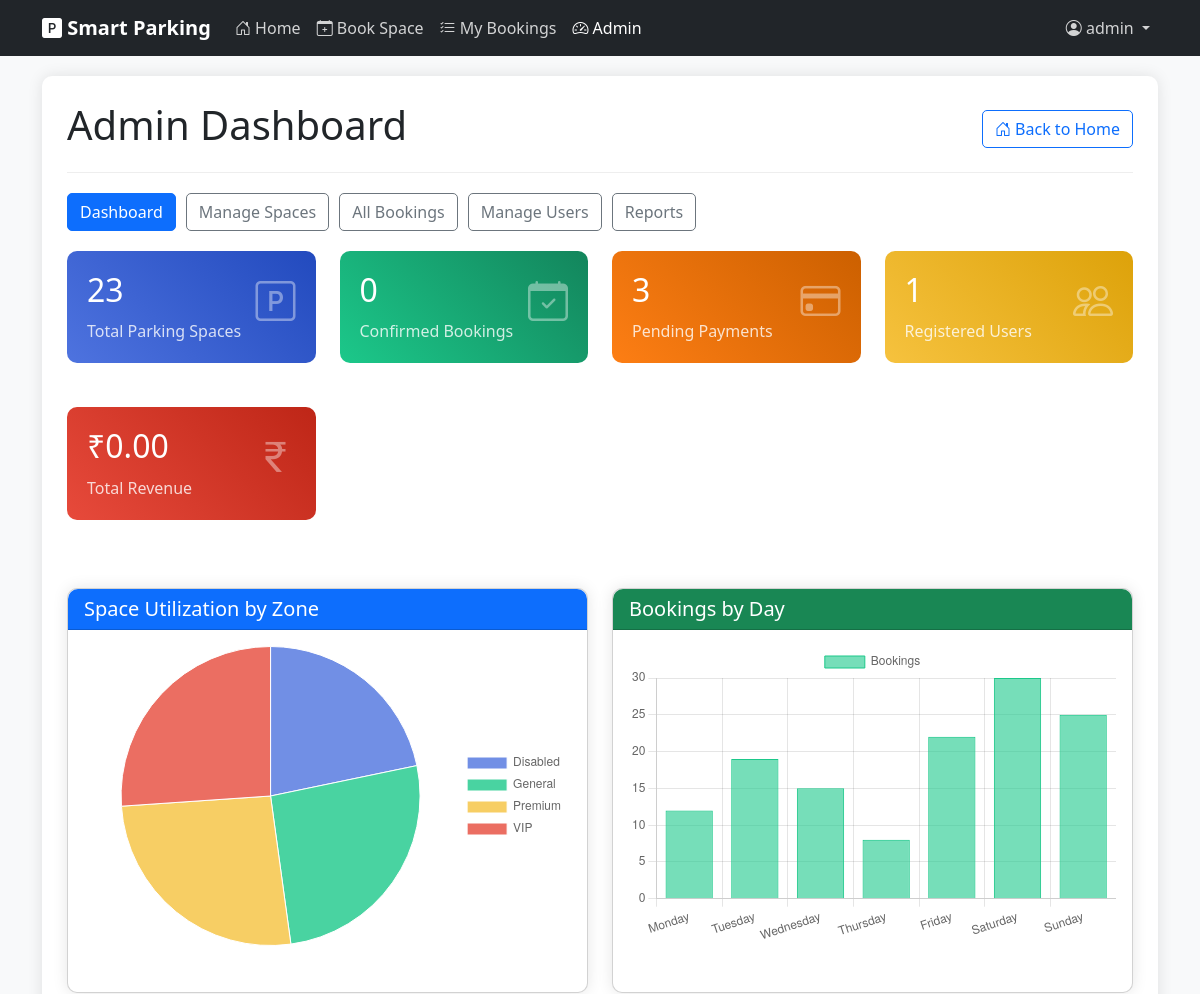
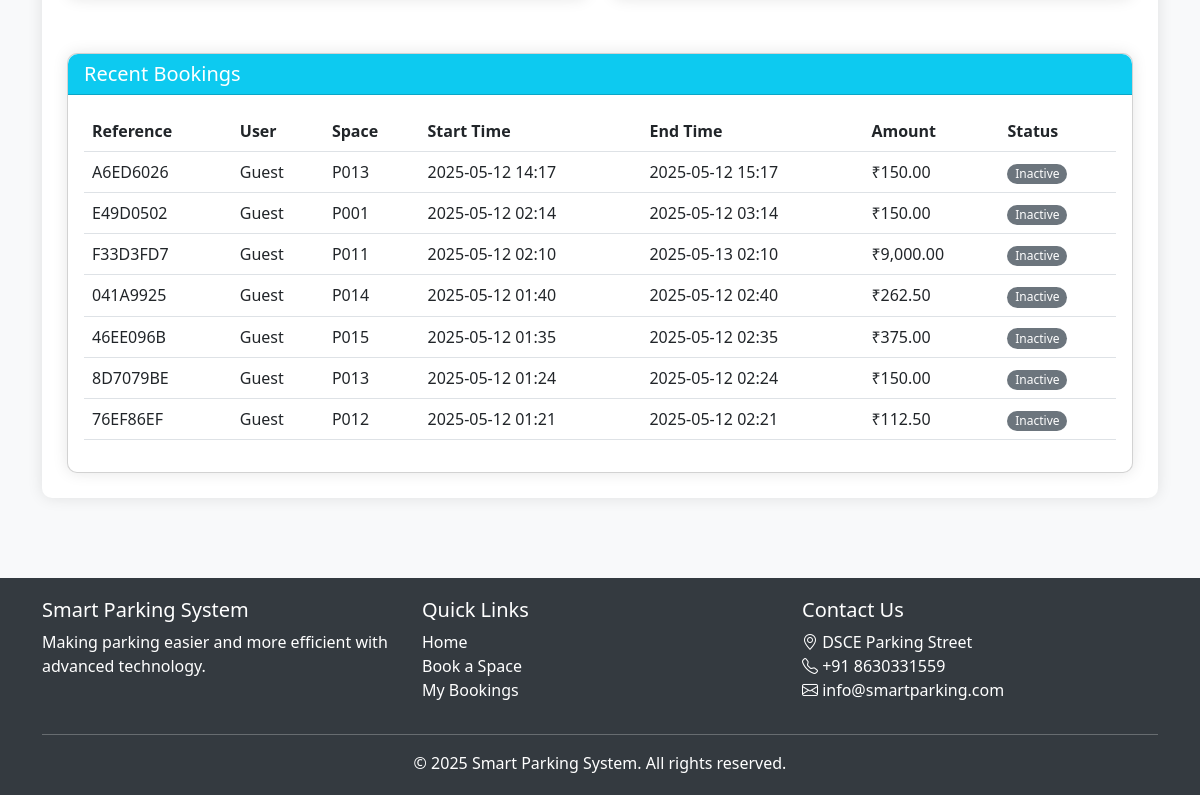
The app's page /admin/dashboard (signed in), older data (2 pictures, top to bottom).
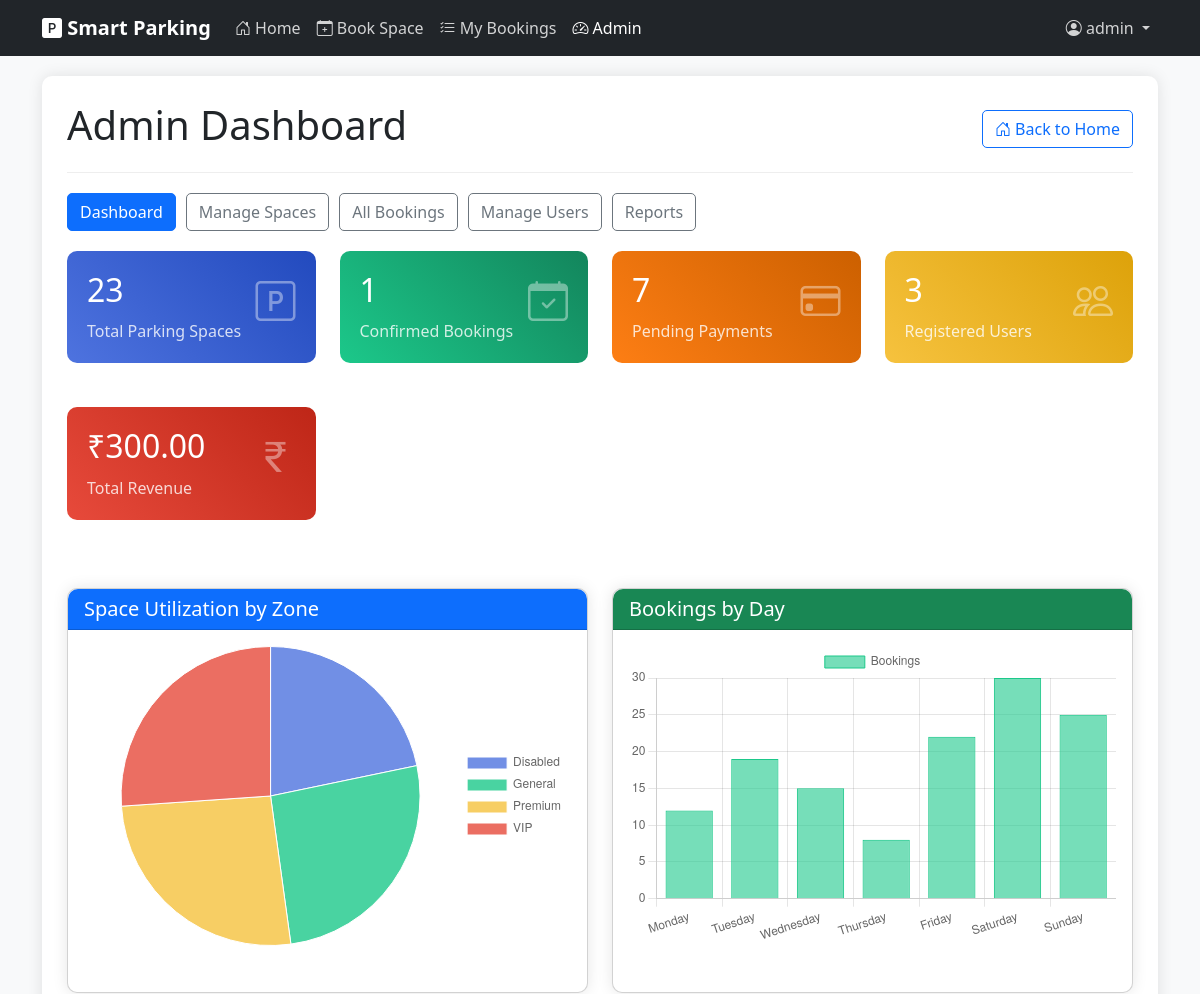
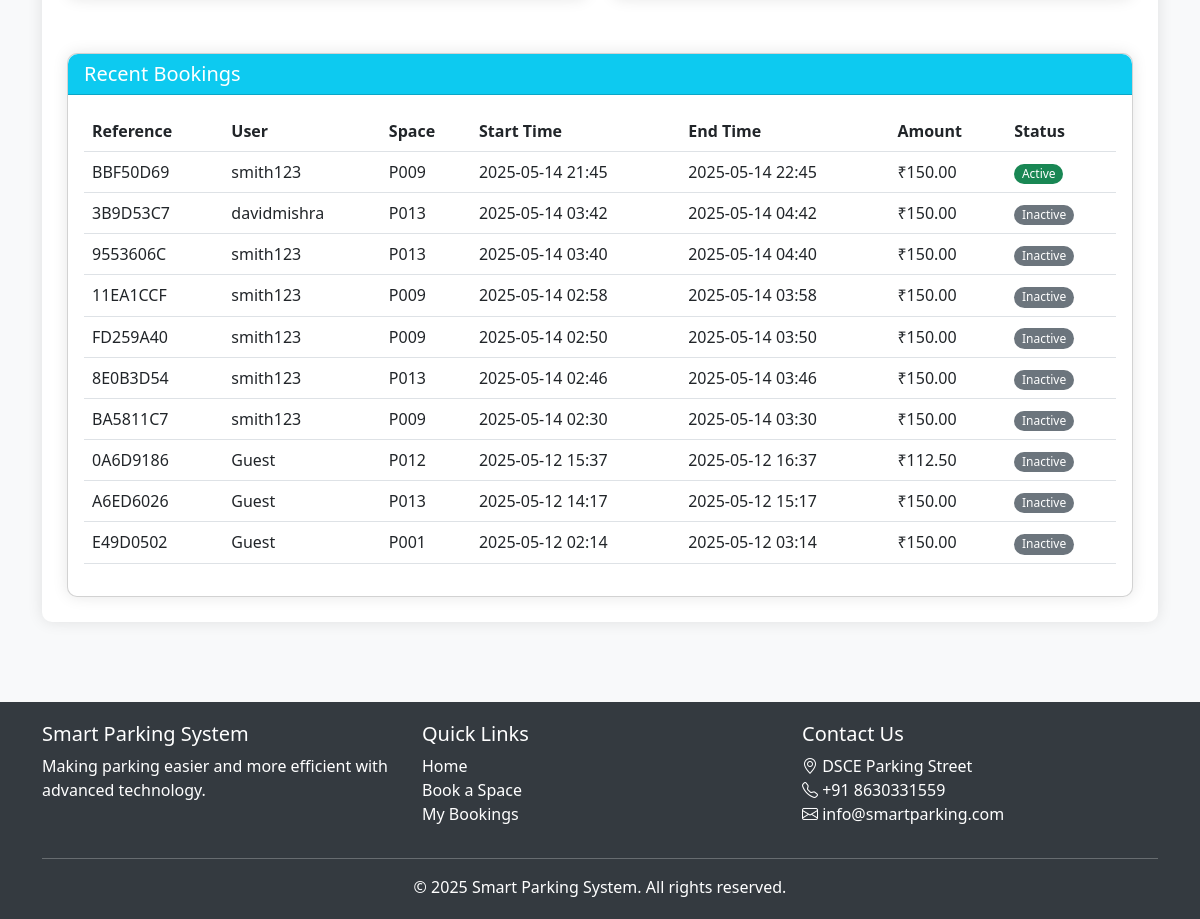
The same page, newer data (2 pictures, top to bottom).
### models.py (models this page shows, shortened)
class Booking(db.Model):
    id = db.Column(db.Integer, primary_key=True)
    booking_reference = db.Column(db.String(10), unique=True, nullable=False)
    user_id = db.Column(db.Integer, db.ForeignKey('user.id'), nullable=True)  # Can be null for guest bookings
    user_name = db.Column(db.String(100), nullable=False)
    user_email = db.Column(db.String(100), nullable=False)
    vehicle_id = db.Column(db.Integer, db.ForeignKey('vehicle.id'), nullable=True)
    license_plate = db.Column(db.String(20), nullable=False)
    start_time = db.Column(db.DateTime, nullable=False, default=datetime.utcnow)
    end_time = db.Column(db.DateTime, nullable=False)
    is_active = db.Column(db.Boolean, default=True)
    created_at = db.Column(db.DateTime, nullable=False, default=datetime.utcnow)
    parking_space_id = db.Column(db.Integer, db.ForeignKey('parking_space.id'), nullable=False)
    total_price = db.Column(db.Float, nullable=False)
    payment_status = db.Column(db.String(20), default='Pending')  # 'Pending', 'Paid', 'Refunded'
    check_in_time = db.Column(db.DateTime, nullable=True)
    check_out_time = db.Column(db.DateTime, nullable=True)
    selection_method = db.Column(db.String(20), default='Manual')  # 'Auto' or 'Manual'

class ParkingSpace(db.Model):
    id = db.Column(db.Integer, primary_key=True)
    position_x = db.Column(db.Integer, nullable=False)
    position_y = db.Column(db.Integer, nullable=False)
    space_id = db.Column(db.String(10), unique=True, nullable=False)
    zone = db.Column(db.String(20), default='General')  # e.g., 'VIP', 'Disabled', 'General'
    hourly_rate = db.Column(db.Float, default=150.00)  # Default hourly rate in INR (equivalent to ~$2.00)
    is_active = db.Column(db.Boolean, default=True)
    bookings = db.relationship('Booking', backref='parking_space', lazy=True)

class User(db.Model):
    id = db.Column(db.Integer, primary_key=True)
    username = db.Column(db.String(50), unique=True, nullable=False)
    email = db.Column(db.String(100), unique=True, nullable=False)
    password_hash = db.Column(db.String(128), nullable=False)
    first_name = db.Column(db.String(50))
    last_name = db.Column(db.String(50))
    phone = db.Column(db.String(20))
    is_admin = db.Column(db.Boolean, default=False)
    created_at = db.Column(db.DateTime, default=datetime.utcnow)
    bookings = db.relationship('Booking', backref='user', lazy=True)
    vehicles = db.relationship('Vehicle', backref='owner', lazy=True)

### app.py (the view)
@app.route('/admin/dashboard')
def admin_dashboard():
    if not session.get('is_admin', False):
        flash('You do not have permission to access this page', 'danger')
        return redirect(url_for('index'))
    total_spaces = ParkingSpace.query.count()
    active_bookings = Booking.query.filter_by(is_active=True, payment_status='Paid').count()
    pending_payments = Booking.query.filter_by(payment_status='Pending').count()
    total_users = User.query.count()
    total_revenue = db.session.query(db.func.sum(Payment.amount)).filter_by(status='Completed').scalar() or 0
    recent_bookings = Booking.query.order_by(Booking.created_at.desc()).limit(10).all()
    space_by_zone_query = db.session.query(
        ParkingSpace.zone,
        db.func.count(ParkingSpace.id)
    ).group_by(ParkingSpace.zone).all()
    space_by_zone = []
    for zone, count in space_by_zone_query:
        space_by_zone.append({
            'zone': zone,
            'count': count
        })
    return render_template(
        'admin/dashboard.html',
        total_spaces=total_spaces,
        active_bookings=active_bookings,
        pending_payments=pending_payments,
        total_users=total_users,
        total_revenue=total_revenue,
        recent_bookings=recent_bookings,
        space_by_zone=space_by_zone
    )

### app.py (called while the page is built)
@app.context_processor
def inject_view_functions():
    return dict(view_functions=app.view_functions)

@app.template_filter('format_datetime')
def format_datetime(value, format='%Y-%m-%d %H:%M'):
    if value is None:
        return ""
    return value.strftime(format)

@app.template_filter('currency')
def currency_format(value):
    if value is None:
        return "₹0.00"
    inr_value = float(value) * 75
    return "₹{:,.2f}".format(inr_value)

### templates/admin/dashboard.html (shortened to what the changed rows need)
{% extends "layout.html" %}
{% block content %}
<div class="admin-container">
    <div class="admin-header d-flex justify-content-between align-items-center">
        <h1>Admin Dashboard</h1>
    </div>
    <div class="row">
        <div class="col-xl-3 col-md-6 mb-4">
            <div class="stats-card green position-relative">
                <i class="bi bi-calendar-check stats-icon"></i>
                <h3>{{ active_bookings }}</h3>
                <p>Confirmed Bookings</p>
            </div>
        </div>
        <div class="col-xl-3 col-md-6 mb-4">
            <div class="stats-card orange position-relative">
                <i class="bi bi-credit-card stats-icon"></i>
                <h3>{{ pending_payments }}</h3>
                <p>Pending Payments</p>
            </div>
        </div>
        <div class="col-xl-3 col-md-6 mb-4">
            <div class="stats-card yellow position-relative">
                <i class="bi bi-people stats-icon"></i>
                <h3>{{ total_users }}</h3>
                <p>Registered Users</p>
            </div>
        </div>
        <div class="col-xl-3 col-md-6 mb-4">
            <div class="stats-card red position-relative">
                <i class="bi bi-currency-rupee stats-icon"></i>
                <h3>{{ total_revenue|currency }}</h3>
                <p>Total Revenue</p>
            </div>
        </div>
    </div>
    <div class="recent-bookings">
        <div class="card">
            <div class="card-body">
                <div class="table-responsive">
                    <table class="table table-hover">
                        <thead>
                            <tr>
                                <th>Reference</th>
                                <th>User</th>
                                <th>Space</th>
                                <th>Start Time</th>
                                <th>End Time</th>
                                <th>Amount</th>
                                <th>Status</th>
                            </tr>
                        </thead>
                        <tbody>
                            {% for booking in recent_bookings %}
                                <tr>
                                    <td>{{ booking.booking_reference }}</td>
                                    <td>{{ booking.user.username if booking.user else 'Guest' }}</td>
                                    <td>{{ booking.parking_space.space_id }}</td>
                                    <td>{{ booking.start_time|format_datetime }}</td>
                                    <td>{{ booking.end_time|format_datetime }}</td>
                                    <td>{{ booking.total_price|currency }}</td>
                                    <td>
                                        {% if booking.is_active %}
                                            <span class="badge bg-success">Active</span>
                                        {% else %}
                                            <span class="badge bg-secondary">Inactive</span>
                                        {% endif %}
                                    </td>
                                </tr>
                            {% endfor %}
                        </tbody>
                    </table>
                </div>
            </div>
        </div>
    </div>
</div>
{% endblock %}
{% block scripts %}
<script>
    // Initialize chart data from server
    const chartData = JSON.parse('{{ space_by_zone|default([])|tojson|safe }}');
    document.addEventListener('DOMContentLoaded', function() {
        // Zone utilization chart
        const zoneCtx = document.getElementById('zoneChart').getContext('2d');
        const zoneChart = new Chart(zoneCtx, {
            type: 'pie',
            data: {
                labels: chartData.map(zone => zone.zone),
                datasets: [{
                    data: chartData.map(zone => zone.count),
                    backgroundColor: [
                        'rgba(78, 115, 223, 0.8)',
                        'rgba(28, 200, 138, 0.8)',
                        'rgba(246, 194, 62, 0.8)',
                        'rgba(231, 74, 59, 0.8)',
                        'rgba(54, 185, 204, 0.8)'
                    ],
                    borderWidth: 1
                }]
            },
            options: {
                responsive: true,
                maintainAspectRatio: false,
                plugins: {
                    legend: {
                        position: 'right'
                    }
                }
            }
        });
        // Bookings by day chart (dummy data for now)
        const bookingsCtx = document.getElementById('bookingsChart').getContext('2d');
        const bookingsChart = new Chart(bookingsCtx, {
            type: 'bar',
            data: {
                labels: ['Monday', 'Tuesday', 'Wednesday', 'Thursday', 'Friday', 'Saturday', 'Sunday'],
                datasets: [{
                    label: 'Bookings',
                    data: [12, 19, 15, 8, 22, 30, 25],
                    backgroundColor: 'rgba(28, 200, 138, 0.6)',
                    borderColor: 'rgba(28, 200, 138, 1)',
                    borderWidth: 1
                }]
            },
            options: {
                responsive: true,
                maintainAspectRatio: false,
                scales: {
                    y: {
                        beginAtZero: true,
                        ticks: {
                            precision: 0
                        }
                    }
                }
            }
        });
    });
</script>
{% endblock %}

Row changes from the older to the newer data that the page shows:
no longer on this page (row unchanged): Booking: booking_reference "F33D3FD7", user "Guest", parking_space.space_id "P011", start_time "2025-05-12 02:10", end_time "2025-05-13 02:10", total_price "₹9,000.00", is_active "Inactive"
no longer on this page (row unchanged): Booking: booking_reference "041A9925", user "Guest", parking_space.space_id "P014", start_time "2025-05-12 01:40", end_time "2025-05-12 02:40", total_price "₹262.50", is_active "Inactive"
no longer on this page (row unchanged): Booking: booking_reference "46EE096B", user "Guest", parking_space.space_id "P015", start_time "2025-05-12 01:35", end_time "2025-05-12 02:35", total_price "₹375.00", is_active "Inactive"
no longer on this page (row unchanged): Booking: booking_reference "8D7079BE", user "Guest", parking_space.space_id "P013", start_time "2025-05-12 01:24", end_time "2025-05-12 02:24", total_price "₹150.00", is_active "Inactive"
no longer on this page (row unchanged): Booking: booking_reference "76EF86EF", user "Guest", parking_space.space_id "P012", start_time "2025-05-12 01:21", end_time "2025-05-12 02:21", total_price "₹112.50", is_active "Inactive"
added Booking: booking_reference "BBF50D69", user "smith123", parking_space.space_id "P009", start_time "2025-05-14 21:45", end_time "2025-05-14 22:45", total_price "₹150.00", is_active "Active"
added Booking: booking_reference "3B9D53C7", user "davidmishra", parking_space.space_id "P013", start_time "2025-05-14 03:42", end_time "2025-05-14 04:42", total_price "₹150.00", is_active "Inactive"
added Booking: booking_reference "9553606C", user "smith123", parking_space.space_id "P013", start_time "2025-05-14 03:40", end_time "2025-05-14 04:40", total_price "₹150.00", is_active "Inactive"
added Booking: booking_reference "11EA1CCF", user "smith123", parking_space.space_id "P009", start_time "2025-05-14 02:58", end_time "2025-05-14 03:58", total_price "₹150.00", is_active "Inactive"
added Booking: booking_reference "FD259A40", user "smith123", parking_space.space_id "P009", start_time "2025-05-14 02:50", end_time "2025-05-14 03:50", total_price "₹150.00", is_active "Inactive"
added Booking: booking_reference "8E0B3D54", user "smith123", parking_space.space_id "P013", start_time "2025-05-14 02:46", end_time "2025-05-14 03:46", total_price "₹150.00", is_active "Inactive"
added Booking: booking_reference "BA5811C7", user "smith123", parking_space.space_id "P009", start_time "2025-05-14 02:30", end_time "2025-05-14 03:30", total_price "₹150.00", is_active "Inactive"
added Booking: booking_reference "0A6D9186", user "Guest", parking_space.space_id "P012", start_time "2025-05-12 15:37", end_time "2025-05-12 16:37", total_price "₹112.50", is_active "Inactive"
Text that changed along with them:
{{ active_bookings }}: "0" → "1"
{{ pending_payments }}: "3" → "7"
{{ total_users }}: "1" → "3"
{{ total_revenue|currency }}: "₹0.00" → "₹300.00"
